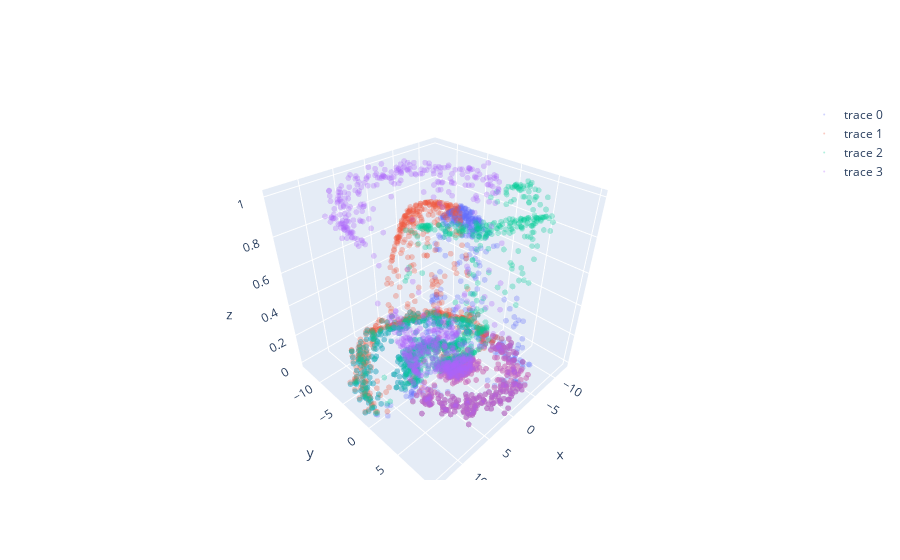

Notebook code for this chart:
### Code cell
trace1 = go.Scatter3d(       
    x=df['x'].values,
    y=df['y'].values,
    z=df['p_1'].values,
    mode='markers',
    marker=dict(
        opacity=0.3,
        size=2
    )
)
trace2 = go.Scatter3d(       
    x=df['x'].values,
    y=df['y'].values,
    z=df['p_2'].values,
    mode='markers',
    marker=dict(
        opacity=0.3,
        size=2
    )
)
trace3 = go.Scatter3d(       
    x=df['x'].values,
    y=df['y'].values,
    z=df['p_3'].values,
    mode='markers',
    marker=dict(
        opacity=0.3,
        size=2
    )
)
trace4 = go.Scatter3d(       
    x=df['x'].values,
    y=df['y'].values,
    z=df['p_4'].values,
    mode='markers',
    marker=dict(
        opacity=0.3,
        size=2
    )
)

figure_data = [trace1,trace2,trace3,trace4]

layout = go.Layout(
    title = 'The turtle place',
    scene = dict(
        xaxis = dict(title='clear_value'),
        yaxis = dict(title='blur_clear'),
        zaxis = dict(title='after_crop'),
    ),
    margin=dict(
        l=0,
        r=0,
        b=0,
        t=0
    )
)

plt.figure(figsize=(30,30))
fig = go.Figure(data=figure_data)
py.iplot(fig, filename='simple-3d-scatter')

### Figure 1 — Plotly figure (JSON) as saved in the notebook; plotly's stock layout.template omitted (floating-point values rounded to 4 significant figures; data arrays with more than 128 entries replaced by an {"elided": "..."} marker saying what was removed)
{"data": [{"marker": {"opacity": 0.3, "size": 2}, "mode": "markers", "type": "scatter3d", "x": {"elided": "1000 float values"}, "y": {"elided": "1000 float values"}, "z": {"elided": "1000 float values"}}, {"marker": {"opacity": 0.3, "size": 2}, "mode": "markers", "type": "scatter3d", "x": {"elided": "1000 float values"}, "y": {"elided": "1000 float values"}, "z": {"elided": "1000 float values"}}, {"marker": {"opacity": 0.3, "size": 2}, "mode": "markers", "type": "scatter3d", "x": {"elided": "1000 float values"}, "y": {"elided": "1000 float values"}, "z": {"elided": "1000 float values"}}, {"marker": {"opacity": 0.3, "size": 2}, "mode": "markers", "type": "scatter3d", "x": {"elided": "1000 float values"}, "y": {"elided": "1000 float values"}, "z": {"elided": "1000 float values"}}], "layout": {}}
